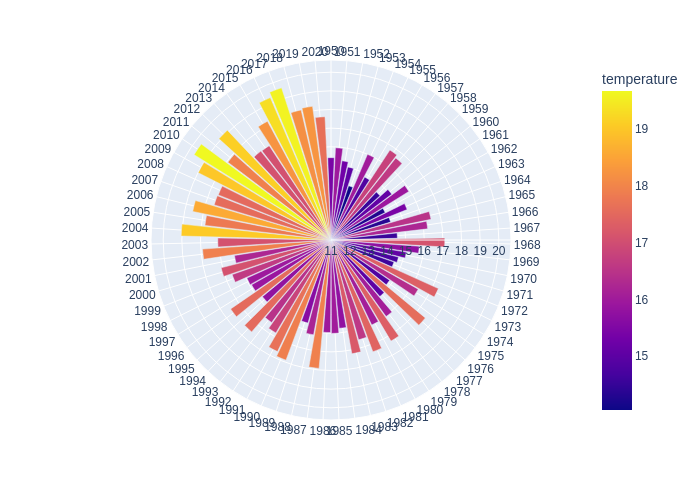

Generate this figure with Python:
import streamlit as st
import plotly.express as px
import pandas as pd
import random
import numpy as np


import plotly.io as pio
pio.templates.default = 'plotly'

# st.set_page_config(layout="wide")

random.seed(21412552)

data = {
    "year": [year for year in range(1950, 2021)],
}

size = len(data["year"])

data["rand"] = np.array([random.randrange(110, 140)/10 for _ in range(size)])
data["increase"] = np.array([np.exp(1 + x / 80) for x in range(size)])
data["temperature"] = data["rand"] + data["increase"]

df = pd.DataFrame(data)

df["theta"] = 360 * (df["year"] - df["year"].min()) / (df["year"].max() - df["year"].min())
df["year"] = df["year"].astype(str)

fig = px.bar_polar(
    df,
    r="temperature",
    theta="year",
    color="temperature",
    range_r=(11, df["temperature"].max() + 1),
    # labels="year",
    # title="Average Temperature per year (ºC)"
)

fig.update_layout(height=700)

# fig.write_image("spiral_plot.png")
st.title("Spiral plot per PAC 2 Visualitzacio de Dades")

st.header("Average Temperature (ºC) per year")

st.plotly_chart(fig, use_container_width=True)
